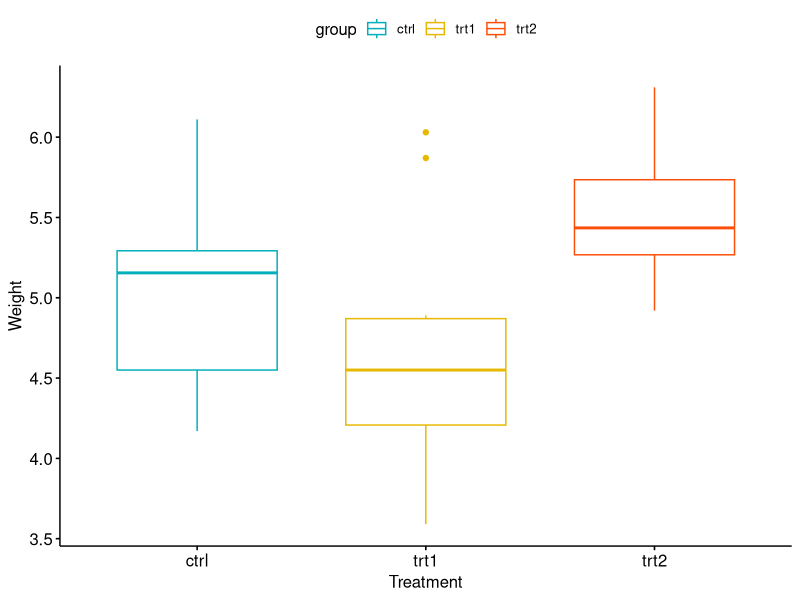

This figure's R source:
#Installing the packages
#install.packages("ggpubr")
library("ggpubr")

#Importing data
PlantGrowth<-PlantGrowth
head(PlantGrowth)

#Displaying group levels
levels(PlantGrowth$group)

#Reording levels
PlantGrowth$group <- ordered(PlantGrowth$group,levels = c("ctrl", "trt1", "trt2"))

#Loading the dplyr 
library(dplyr)

#Computing the summary statistics
group_by(PlantGrowth, group) %>%
  summarise(
    count = n(),
    mean = mean(weight, na.rm = TRUE),
    sd = sd(weight, na.rm = TRUE),
    median = median(weight, na.rm = TRUE),
    IQR = IQR(weight, na.rm = TRUE)
  )

#Visualizing the data
#Boxplots
ggboxplot(PlantGrowth, x = "group", y = "weight",
          color = "group", palette = c("#00AFBB", "#E7B800", "#FC4E07"),
          order = c("ctrl", "trt1", "trt2"),
          ylab = "Weight", xlab = "Treatment")
